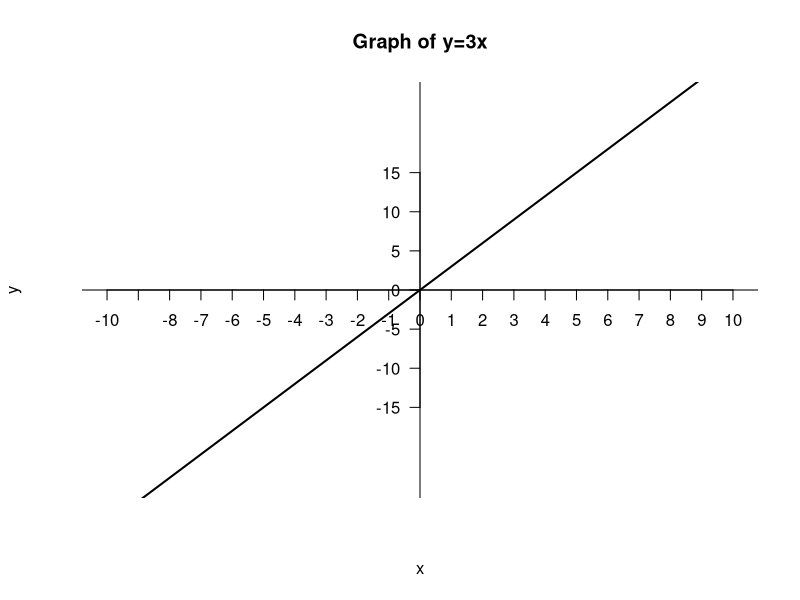
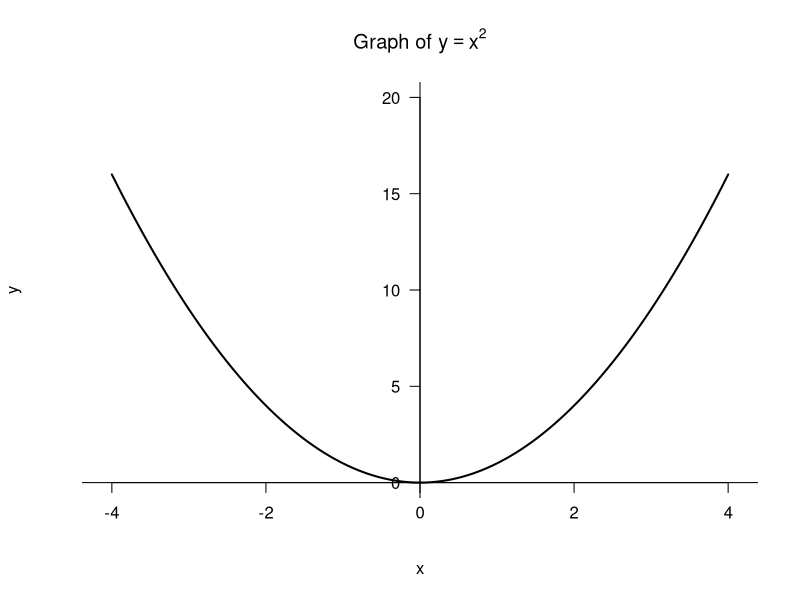
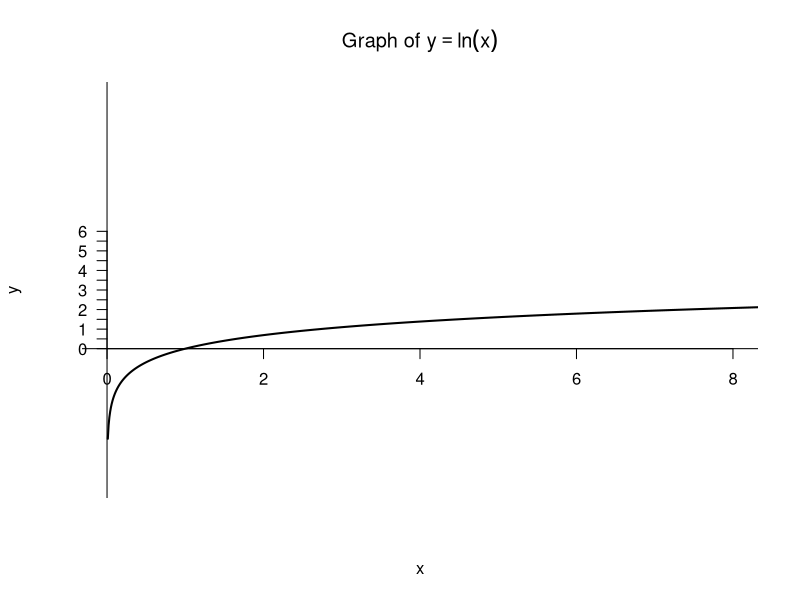

Write the R code that produced these figures, in order.
## ---- chunk 1
plot(NULL, xlim = c(-10, 10), ylim = c(-15, 15), 
     xlab = "x", ylab = "y", 
     main = "Graph of y=3x", 
     asp = 0.25, axes = FALSE)
abline(h = 0, v = 0, col = "black")
abline(a = 0, b = 3, col = "black", lwd = 2)
axis(1, at = seq(-10, 10, 1), labels = seq(-10, 10, 1), pos = 0)
axis(2, at = seq(-15, 15, 5), labels = seq(-15, 15, 5), las = 1, pos = 0)
## ---- chunk 2
plot(NULL, xlim = c(-4, 4), ylim = c(0, 20), 
     xlab = "x", ylab = "y", 
     main = expression(paste("Graph of ", y == x^2)), 
     asp = 0.25, axes = FALSE)
abline(h = 0, v = 0, col = "black")
x <- seq(-4, 4, length.out = 200)
y <- x^2
lines(x, y, lwd = 2)
axis(1, at = seq(-4, 4, 2), labels = seq(-4, 4, 2), pos = 0)
axis(2, at = seq(0, 20, 5), labels = seq(0, 20, 5), las = 1, pos = 0)
## ---- chunk 3
plot(NULL, xlim = c(0, 8), ylim = c(0, 6), 
     xlab = "x", ylab = "y", 
     main = expression(paste("Graph of ", y == ln(x))), 
     asp = 0.25, axes = FALSE)
abline(h = 0, v = 0, col = "black")
x <- seq(0.01, 10, length.out = 1000)
y <- log(x) 
lines(x, y, lwd = 2)
axis(1, at = seq(0, 8, 2), labels = seq(0, 8, 2), pos = 0)
axis(2, at = seq(0, 6, 0.5), labels = seq(0, 6, 0.5), las = 1, pos = 0)
